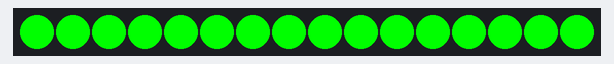
This sketch was run on a simulated Arduino Uno, built with avr-gcc and run on an emulated ATmega328P. Parts: 16 RGB LEDs in strip order, left to right.

Above: at 0.1 s.
At 30.25 s:
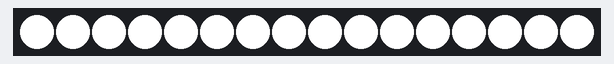

Measured:
- by itself, everything shown: repeats every 30.6 s, in 7 steps

The sketch:

NeoPixelHalloweenLights.ino
```cpp
#include <Adafruit_NeoPixel.h>

/*
  Uses Adafruit NeoPixels to display ambient green light
  with intermittent white flashes to simulate lightning.
  Uses 16 NeoPixels by default.

  Hastily-assembled for some Halloween lighting.
*/

const int PIXEL_PIN = 1; // NeoPixel input.

const int STATE_IDLE = 0;
const int STATE_FLASH_SHORT = 1;
const int STATE_DARK = 2;
const int STATE_FLASH_LONG = 3;

// Parameter 1 = number of pixels in strip
// Parameter 2 = pin number (most are valid)
// Parameter 3 = pixel type flags, add together as needed:
//   NEO_KHZ800  800 KHz bitstream (most NeoPixel products w/WS2812 LEDs)
//   NEO_KHZ400  400 KHz (classic 'v1' (not v2) FLORA pixels, WS2811 drivers)
//   NEO_GRB     Pixels are wired for GRB bitstream (most NeoPixel products)
//   NEO_RGB     Pixels are wired for RGB bitstream (v1 FLORA pixels, not v2)
Adafruit_NeoPixel strip = Adafruit_NeoPixel(16, PIXEL_PIN, NEO_GRB + NEO_KHZ800);

int sequence[] = {
  STATE_IDLE,
  STATE_FLASH_SHORT,
  STATE_DARK,
  STATE_FLASH_LONG,
  STATE_DARK,
  STATE_FLASH_SHORT,
  STATE_DARK
};

unsigned int sequenceLength;
unsigned int sequencePosition;
unsigned long lastStateChangeTime;

void setup() {
  strip.begin();

  sequenceLength = (sizeof(sequence)/sizeof(int));
  sequencePosition = 0;

  setState(sequence[sequencePosition]);
}

void loop() {
  long timeElapsed = (millis() - lastStateChangeTime);

  // Check for enough time elapsed to move to next sequence position.
  if (timeElapsed >= getStateLength(sequence[sequencePosition])) {
    // Check for end of sequence. sequenceLength -1 due to zero-indexed array.
    if (sequencePosition < (sequenceLength - 1)) {
      // Increment sequence position until end of sequence is reached.
      sequencePosition++;
    }
    else {
      // Reset the sequence to the beginning.
      sequencePosition = 0;
    }

    // Set the state based on the current sequence position.
    setState(sequence[sequencePosition]);
  }
}

/**
 * Sets the state of the pixels, causing them to adopt
 * a color for a period of time.
 */
void setState(int newState) {
  uint32_t color;

  switch (newState) {
    case STATE_IDLE:
      color = strip.Color(0, 255, 0);
      break;
    case STATE_FLASH_SHORT:
      color = strip.Color(100, 255, 100);
      break;
    case STATE_DARK:
      color = strip.Color(0, 100, 0);
      break;
    case STATE_FLASH_LONG:
      color = strip.Color(255, 255, 255);
      break;
    default:
      color = strip.Color(0, 0, 0);
      break;
  }

  lastStateChangeTime = millis();

  setPixelsColor(color);
}

/**
 * Gets the length of a given state in milliseconds.
 */
long getStateLength(int state) {
  long length = 0;

  switch (state) {
    case STATE_IDLE:
      length = 30000;
      break;
    case STATE_FLASH_SHORT:
      length = 50;
      break;
    case STATE_DARK:
      length = 100;
      break;
    case STATE_FLASH_LONG:
      length = 200;
      break;
  }

  return length;
}

/**
 * Sets the color of all pixels.
 */
void setPixelsColor(uint32_t color) {
  for (uint16_t i = 0; i < strip.numPixels(); i++) {
    strip.setPixelColor(i, color);
  }

  strip.show();
}
```
